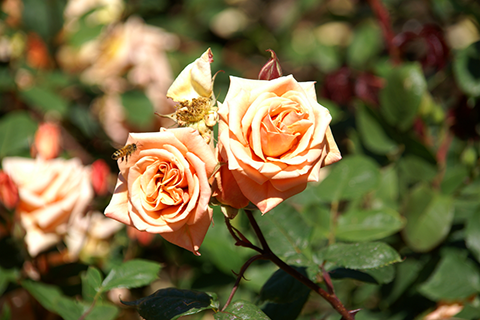
#> input picture ch5/0502/rose.bmp, 480 x 320 px
$ jupyter execute scale_transform.ipynb
#> lines starting #> are read from the running program, lines starting #| are printed output that depends on the picture
보간법 (interpolation)은 어떤 함수를 다른방식(예시 직선의 연속)으로 간단하게 대체하여 표시하는 방식

영상을 축소할때는 영상을 먼저 약간 블러를 해준뒤에 축소하는게 결과가 좋다.

[cell 1]
import sys
import cv2
import numpy as np

src = cv2.imread('rose.bmp')
#> src is the input picture: shape (320, 480, 3); mean B, G, R 63.1, 103.6, 116.2

if src is None:
    print('Image load failed')
    sys.exit()

dst1 = cv2.resize(src, (0, 0), fx = 4, fy = 4, interpolation = cv2.INTER_NEAREST)
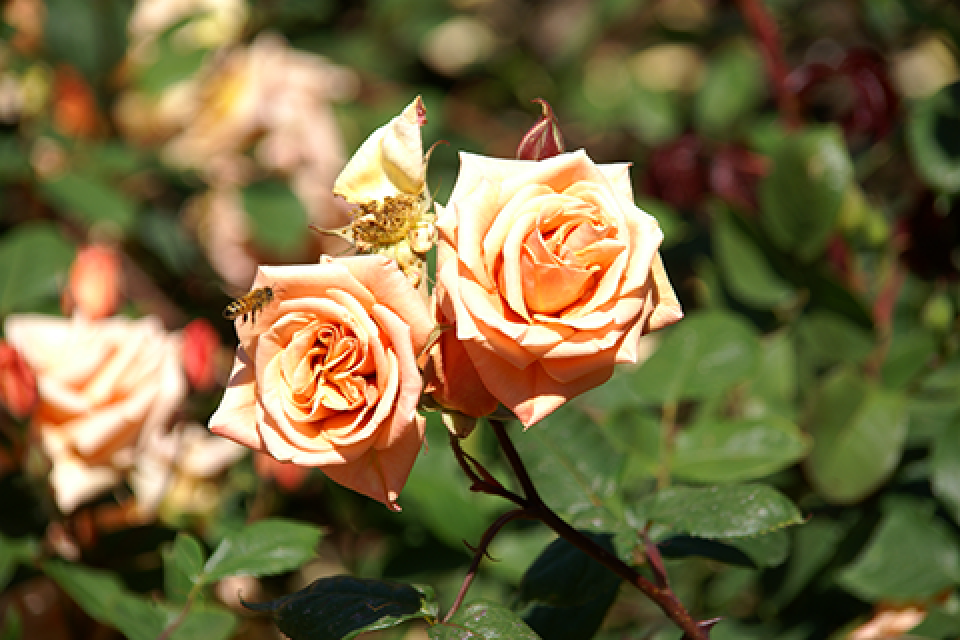
#> dst1: shape (1280, 1920, 3) (shown at 1/2 size); mean B, G, R 63.1, 103.6, 116.2
dst2 = cv2.resize(src, (1920, 1280))
dst3 = cv2.resize(src, (1920, 1280), interpolation=cv2.INTER_CUBIC)
dst4 = cv2.resize(src, (1920, 1080), interpolation=cv2.INTER_LANCZOS4)
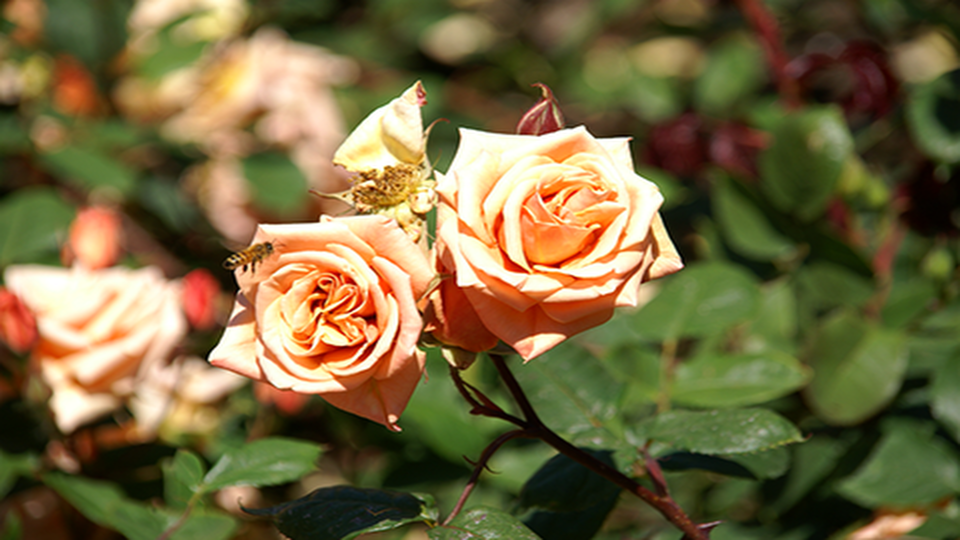
#> dst4: shape (1080, 1920, 3) (shown at 1/2 size); mean B, G, R 63.1, 103.5, 116.1

cv2.imshow('src', src)
cv2.imshow('dst1', dst1[500:900, 400:800])
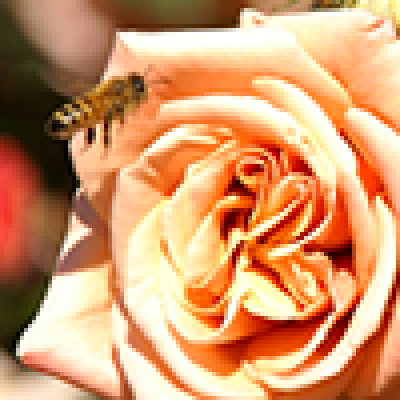
#> window 'dst1': shape (400, 400, 3); mean B, G, R 110.3, 154.7, 212.7
cv2.imshow('dst2', dst2[500:900, 400:800])
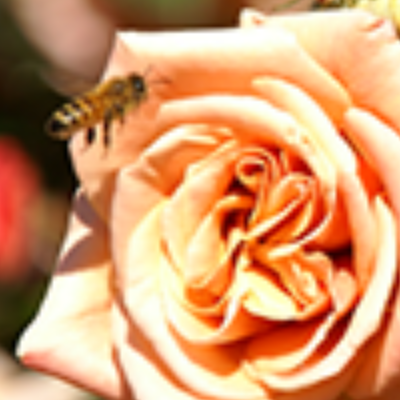
#> window 'dst2': shape (400, 400, 3); mean B, G, R 110.2, 154.6, 212.6
cv2.imshow('dst3', dst3[500:900, 400:800])
cv2.imshow('dst4', dst4[500:900, 400:800])
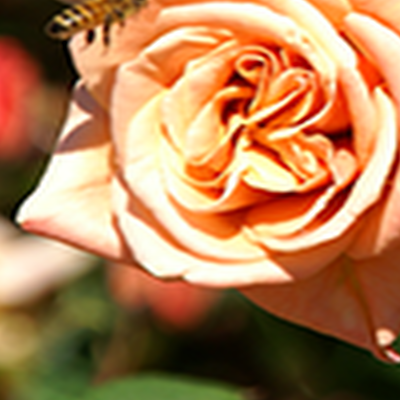
#> window 'dst4': shape (400, 400, 3); mean B, G, R 84.9, 126.9, 176.1

cv2.waitKey()
cv2.destroyAllWindows()
